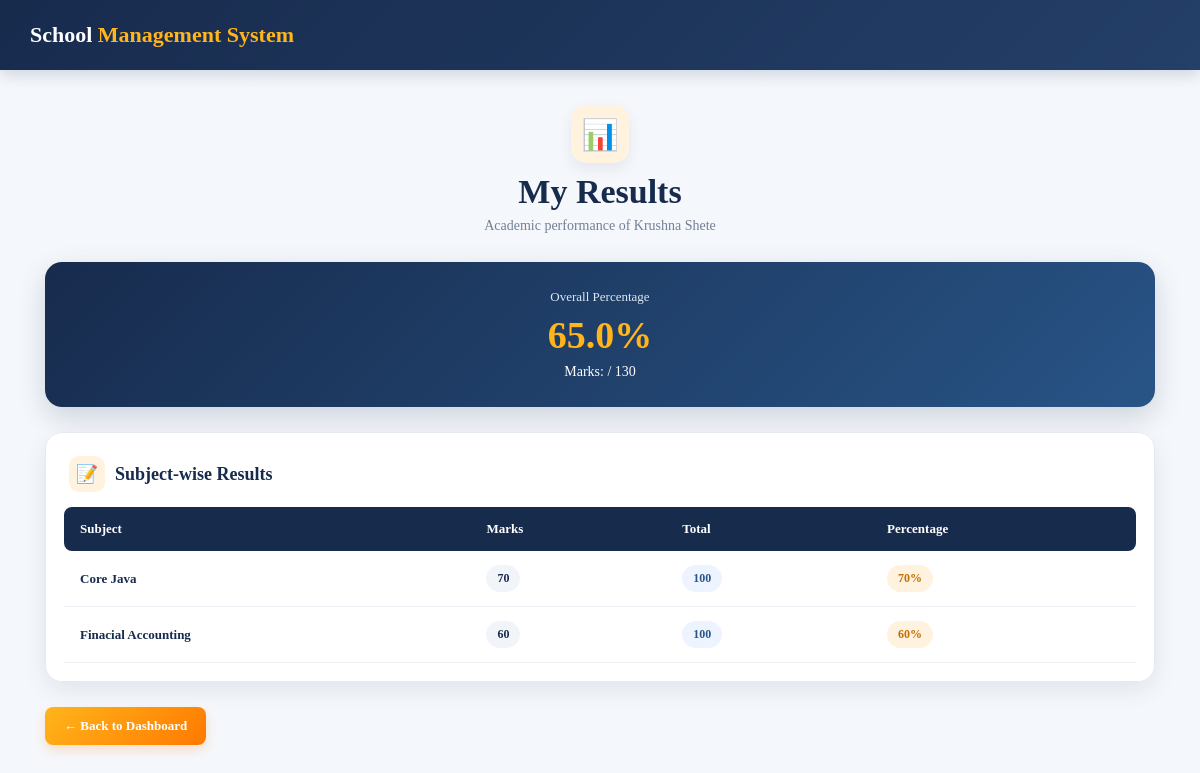
Page /student/results/ (signed in) on the committed database.
### school/models.py (models this page shows, shortened)
class Student(models.Model):
    user = models.OneToOneField(
        User,
        on_delete=models.CASCADE,
        null=True,
        blank=True,
        related_name='student_profile'
    )
    name = models.CharField(
        max_length=100
    )
    roll_no = models.CharField(
        max_length=20,
        unique=True
    )
    email = models.EmailField(
        blank=True
    )
    phone = models.CharField(
        max_length=15,
        blank=True
    )
    school_class = models.ForeignKey(
        SchoolClass,
        on_delete=models.PROTECT
    )
    admission_date = models.DateField(
        auto_now_add=True
    )

class Result(models.Model):
    student = models.ForeignKey(
        Student,
        on_delete=models.CASCADE
    )
    subject = models.CharField(
        max_length=100
    )
    marks = models.PositiveIntegerField()
    total_marks = models.PositiveIntegerField(
        default=100
    )

### school/views.py (the view)
@login_required
def student_results(request):
    student = get_object_or_404(
        Student,
        user=request.user
    )
    results = (
        Result.objects
        .filter(student=student)
        .order_by('subject')
    )
    total_marks = sum(
        r.marks for r in results
    )
    total_possible = sum(
        r.total_marks for r in results
    )
    percentage = 0
    if total_possible:
        percentage = round(
            (total_marks / total_possible) * 100,
            2
        )
    return render(
        request,
        'student_results.html',
        {
            'student': student,
            'results': results,
            'total_marks': total_marks,
            'total_possible': total_possible,
            'percentage': percentage,
        }
    )

### school/templates/student_results.html (shortened to what this page needs)
{% load static %}
<!DOCTYPE html>
<html lang="en">
<head>
</head>
<body>
<div class="student-topbar">
    <div class="brand">
        School <span>Management System</span>
    </div>
</div>
<div class="results-page">
    <div class="results-title">
        <div class="results-title-icon">
            📊
        </div>
        <h1>
            My Results
        </h1>
        <p>
            Academic performance of {{ student.name }}
        </p>
    </div>
    <div class="overall-card">
        <div class="overall-label">
            Overall Percentage
        </div>
        <div class="overall-percentage">
            {{ percentage }}%
        </div>
        <div class="overall-marks">
            Marks: {{ obtained_marks }} / {{ total_marks }}
        </div>
    </div>
    <div class="results-card">
        <div class="table-heading">
            <div class="table-heading-icon">
                📝
            </div>
            Subject-wise Results
        </div>
        <table class="results-table">
            <thead>
                <tr>
                    <th>
                        Subject
                    </th>
                    <th>
                        Marks
                    </th>
                    <th>
                        Total
                    </th>
                    <th>
                        Percentage
                    </th>
                </tr>
            </thead>
            <tbody>
                {% for result in results %}
                <tr>
                    <td>
                        <span class="subject-name">
                            {{ result.subject }}
                        </span>
                    </td>
                    <td>
                        <span class="marks-badge">
                            {{ result.marks }}
                        </span>
                    </td>
                    <td>
                        <span class="total-badge">
                            {{ result.total_marks }}
                        </span>
                    </td>
                    <td>
                        <span class="percentage-badge">
                            {% widthratio result.marks result.total_marks 100 %}%
                        </span>
                    </td>
                </tr>
                {% endfor %}
            </tbody>
        </table>
    </div>
    <div class="back-section">
        <a
            href="{% url 'student_dashboard' %}"
            class="back-btn"
        >
            ← Back to Dashboard
        </a>
    </div>
</div>
</body>
</html>

### rows in the picture
Student: name "Krushna Shete"
Result: subject "Core Java", marks "70", total_marks "100", marks+total_marks "70"
Result: subject "Finacial Accounting", marks "60", total_marks "100", marks+total_marks "60"

### other values in the picture
{{ percentage }} "65.0"
{{ total_marks }} "130"
